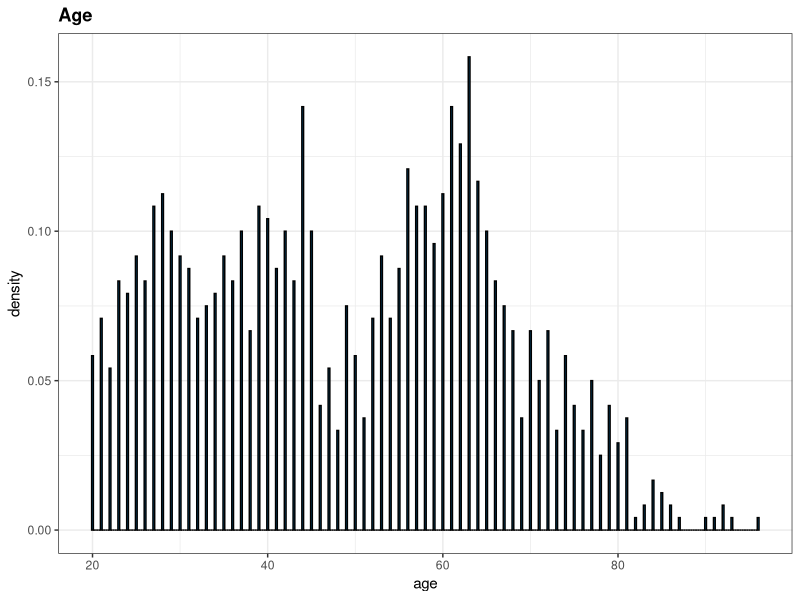

Source code (R): (Note: this script raises an error after producing the figure.)
## ---- chunk 1
library(ggplot2)
theme_set(theme_bw())
library(car)
publicopinion <- read.csv('public_opinion.csv')

publicopinion$partyfactor <- ifelse(publicopinion$party==1, 'Democrat', 
                                    ifelse(publicopinion$party==2, 'Other', 
                                           'Republican'))

publicopinion$age <- 2017 - publicopinion$birthyr
publicopinion$genderfactor <- ifelse(publicopinion$gender==1,'Male', 'Female')
publicopinion$racefactor <- ifelse(publicopinion$race_white==1, 'White', 'Non-White')
publicopinion$spfactor <- ifelse(publicopinion$sanders_preference==1, "Yes", "No")
publicopinion_narm <- publicopinion[!is.na(publicopinion$sanders_preference),]
## ---- chunk 2
#Section 1a.
model.final <- glm(sanders_preference ~ age + racefactor + partyfactor, data = publicopinion, family = binomial(link = logit))

summary(model.final)

odds_age <- exp(model.final$coefficients[2]*-10)
odds_age

odds_white<- exp(model.final$coefficients[3])
odds_white

odds_ind <- exp(model.final$coefficients[4])
odds_ind

odds_rep <- exp(model.final$coefficients[5])
odds_rep
## ---- chunk 3
# Distribution of Age
ggplot(publicopinion, aes(x = age)) +
  geom_histogram(aes(y = ..density..), binwidth = 0.2, fill="#0072B2", colour="black") +
  ggtitle("Age") + 
  theme(plot.title = element_text(lineheight=1, face="bold"))
## ---- chunk 4

ggplot(public.opinion, aes(party.name, age)) +
  geom_boxplot(aes(fill = sanders_preference)) + 
  #geom_jitter() +
  ggtitle("Age vs party segregated on sanders preference") + 
  theme(plot.title = element_text(lineheight=1, face="bold")) 

## ---- chunk 5
ggp <- ggplot(publicopinion_narm, aes(x=age, y=sanders_preference))

ggp + geom_point()+
  geom_smooth(method="loess", se=T)+
  ylab("Percent with Sanders preference")+
  xlab("Age")+
  ggtitle("Sanders preference grouped by age")+
  theme(plot.title=element_text(hjust=.5))
## ---- chunk 6
ggplot(publicopinion, aes(partyfactor, age)) +
  geom_boxplot(aes(fill = partyfactor)) + 
  geom_jitter() +
  ggtitle("Party Affiliation by Age") + 
  theme(plot.title = element_text(lineheight=1, face="bold")) 
## ---- chunk 7
po_party_agg <- with(publicopinion_narm,
                     aggregate(cbind(100*sanders_preference),
                               list(partyfactor=partyfactor),
                               mean))
po_party_agg$n <- with(publicopinion_narm,
                     aggregate(cbind(100*sanders_preference),
                               list(partyfactor=partyfactor),
                               length))[,2]

po_party_df <- data.frame(sanders_pref_percent=po_party_agg$V1,
                          party=po_party_agg$partyfactor, 
                          sample_percent = 100*po_party_agg$n/1191)
po_party_df
## ---- chunk 8
ggplot(public.opinion, aes(race_white, age)) +
  geom_boxplot(aes(fill = sanders_preference)) + 
  #geom_jitter() +
  ggtitle("Age vs party segregated on sanders preference") + 
  theme(plot.title = element_text(lineheight=1, face="bold")) 
## ---- chunk 9
po_race_agg <- with(publicopinion_narm,
                     aggregate(cbind(100*sanders_preference),
                               list(racefactor=racefactor),
                               mean))
po_race_agg$n <- with(publicopinion_narm,
                     aggregate(cbind(100*sanders_preference),
                               list(racefactor=racefactor),
                               length))[,2]

po_race_df <- data.frame(sanders_pref_percent=po_race_agg$V1,
                          party=po_race_agg$racefactor, 
                          sample_percent = 100*po_race_agg$n/1191)
po_race_df
## ---- chunk 10
ggplot(publicopinion, aes(genderfactor, age)) +
  geom_boxplot(aes(fill = genderfactor)) + 
  geom_jitter() +
  ggtitle("Gender by Age") + 
  theme(plot.title = element_text(lineheight=1, face="bold")) 
## ---- chunk 11
po_gender_agg <- with(publicopinion_narm,
                     aggregate(cbind(100*sanders_preference),
                               list(genderfactor=genderfactor),
                               mean))
po_gender_agg$n <- with(publicopinion_narm,
                     aggregate(cbind(100*sanders_preference),
                               list(genderfactor=genderfactor),
                               length))[,2]

po_gender_df <- data.frame(sanders_pref_percent=po_gender_agg$V1,
                          party=po_gender_agg$genderfactor, 
                          sample_percent = 100*po_gender_agg$n/1191)
po_gender_df
## ---- chunk 12
glm.out.base <- glm(sanders_preference ~ age + partyfactor + racefactor + 
                 genderfactor, data=publicopinion_narm,
                 family=binomial(link='logit'))
glm.out.int <- glm(sanders_preference ~ age + partyfactor + racefactor + 
                 genderfactor + age:genderfactor, data=publicopinion_narm,
                 family=binomial(link='logit'))

summary(glm.out.base)
## ---- chunk 13
summary(glm.out.int)
## ---- chunk 14
anova(glm.out.base, glm.out.int, test="LR")
## ---- chunk 15
glm.out.base <- glm(sanders_preference ~ age + partyfactor + racefactor + 
                 genderfactor, data=publicopinion_narm,
                 family=binomial(link='logit'))
glm.out.int <- glm(sanders_preference ~ age + partyfactor + racefactor + 
                 genderfactor + age:partyfactor, data=publicopinion_narm,
                 family=binomial(link='logit'))

summary(glm.out.base)
## ---- chunk 16
summary(glm.out.int)
## ---- chunk 17
anova(glm.out.base, glm.out.int, test="LR")
## ---- chunk 18
glm.out.base <- glm(sanders_preference ~ age + partyfactor + racefactor + 
                 genderfactor, data=publicopinion_narm,
                 family=binomial(link='logit'))
glm.out.quad <- glm(sanders_preference ~ age + partyfactor + racefactor + 
                 genderfactor + I(age^2), data=publicopinion_narm,
                 family=binomial(link='logit'))

summary(glm.out.base)
## ---- chunk 19
summary(glm.out.quad)
## ---- chunk 20
anova(glm.out.base, glm.out.quad, test="LR")
## ---- chunk 21
summary(model.final)
## ---- chunk 22
Anova(model.final)
## ---- chunk 23
#create variable a to represent ages 20 to 100
#create different y values for each subgroup of party and race - 6 total
#using the model predited probabilities for sanders_preference
a = c(20:100)
y_dem_nw = exp(model.final$coefficients[1] + model.final$coefficients[2]*a)/
       (1+exp(model.final$coefficients[1] + model.final$coefficients[2]*a))

y_oth_nw = exp(model.final$coefficients[1] + model.final$coefficients[2]*a +
                 model.final$coefficients[3])/
       (1+exp(model.final$coefficients[1] + model.final$coefficients[2]*a +
                 model.final$coefficients[3]))

y_rep_nw = exp(model.final$coefficients[1] + model.final$coefficients[2]*a +
                 model.final$coefficients[4])/
       (1+exp(model.final$coefficients[1] + model.final$coefficients[2]*a +
                 model.final$coefficients[4]))



y_dem_w = exp(model.final$coefficients[1] + model.final$coefficients[2]*a +
                model.final$coefficients[5])/
       (1+exp(model.final$coefficients[1] + model.final$coefficients[2]*a +
                model.final$coefficients[5]))

y_oth_w = exp(model.final$coefficients[1] + model.final$coefficients[2]*a +
                 model.final$coefficients[3] +
                model.final$coefficients[5])/
       (1+exp(model.final$coefficients[1] + model.final$coefficients[2]*a +
                 model.final$coefficients[3] +
                model.final$coefficients[5]))

y_rep_w = exp(model.final$coefficients[1] + model.final$coefficients[2]*a +
                 model.final$coefficients[4] +
                model.final$coefficients[5])/
       (1+exp(model.final$coefficients[1] + model.final$coefficients[2]*a +
                 model.final$coefficients[4] +
                model.final$coefficients[5]))
        

## ---- chunk 24
age_bin_agg_all <- with(publicopinion_narm,
                        aggregate(cbind(sanders_preference),
                                  list(agebin=age, 
                                       party=partyfactor,
                                       race=racefactor), mean))
age_bin_agg_all$n <- with(publicopinion_narm,
                        aggregate(cbind(sanders_preference),
                                  list(agebin=age, 
                                       party=partyfactor,
                                       race=racefactor), length))[,4]
## ---- chunk 25
#plot data and predictions for white voters
ggp <- ggplot(age_bin_agg_all[age_bin_agg_all$race=="White",], aes(x=agebin, y=sanders_preference,
                                     color=party, size=n))

ggp + geom_point()+
  geom_path(inherit.aes=F, data=data.frame(x=a, y=y_dem_w),
             aes(x = a, y = y), color="blue")+
  geom_path(inherit.aes=F, data=data.frame(x=a, y=y_oth_w),
             aes(x = a, y = y), color="green")+
    geom_path(inherit.aes=F, data=data.frame(x=a, y=y_rep_w),
             aes(x = a, y = y), color="red")+
  #facet_grid(party~.)+
  scale_color_manual(values=c("blue", "green", "red"))+
  ylab("Percent with Sanders preference")+
  xlab("Age")+
  ggtitle("Model predictions for age vs. Sanders preference\nfor white voters, grouped by party")+
  theme(plot.title=element_text(hjust=.5))
